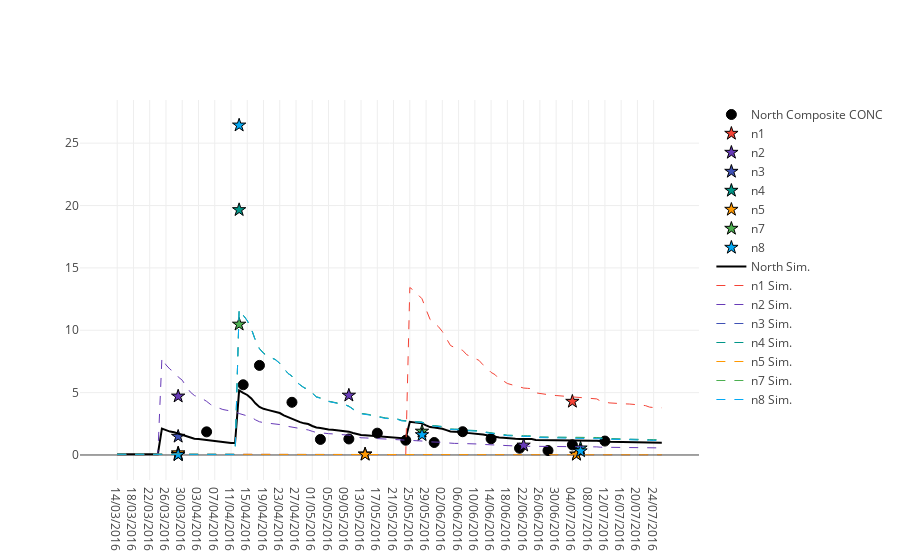

This figure's notebook cell:
### Code cell
%matplotlib inline
import plotlycred
figname = 'Soils' + variable + transect + '.png'

online = False
if online:
    # fig = py.iplot(data) 
    fig = go.Figure(data=data) # , layout=layout)
    py.image.save_as(fig, filename=figname)
else:
    iplot(data)

### Figure 1 — Plotly figure (JSON) as saved in the notebook; plotly's stock layout.template omitted (floating-point values rounded to 4 significant figures; data arrays with more than 128 entries replaced by an {"elided": "..."} marker saying what was removed)
{"data": [{"marker": {"color": "black", "line": {"color": "black", "width": 1}, "size": 10, "symbol": "circle"}, "mode": "markers", "name": "North Composite CONC", "type": "scatter", "x": {"elided": "135 str values"}, "y": {"elided": "135 float values"}}, {"marker": {"color": "#F44336", "line": {"color": "black", "width": 1}, "size": 10, "symbol": "star"}, "mode": "markers", "name": "n1", "type": "scatter", "x": {"elided": "135 str values"}, "y": {"elided": "135 float values"}}, {"marker": {"color": "#673AB7", "line": {"color": "black", "width": 1}, "size": 10, "symbol": "star"}, "mode": "markers", "name": "n2", "type": "scatter", "x": {"elided": "135 str values"}, "y": {"elided": "135 float values"}}, {"marker": {"color": "#3F51B5", "line": {"color": "black", "width": 1}, "size": 10, "symbol": "star"}, "mode": "markers", "name": "n3", "type": "scatter", "x": {"elided": "135 str values"}, "y": {"elided": "135 float values"}}, {"marker": {"color": "#009688", "line": {"color": "black", "width": 1}, "size": 10, "symbol": "star"}, "mode": "markers", "name": "n4", "type": "scatter", "x": {"elided": "135 str values"}, "y": {"elided": "135 float values"}}, {"marker": {"color": "#FF9800", "line": {"color": "black", "width": 1}, "size": 10, "symbol": "star"}, "mode": "markers", "name": "n5", "type": "scatter", "x": {"elided": "135 str values"}, "y": {"elided": "135 float values"}}, {"marker": {"color": "#4CAF50", "line": {"color": "black", "width": 1}, "size": 10, "symbol": "star"}, "mode": "markers", "name": "n7", "type": "scatter", "x": {"elided": "135 str values"}, "y": {"elided": "135 float values"}}, {"marker": {"color": "#03A9F4", "line": {"color": "black", "width": 1}, "size": 10, "symbol": "star"}, "mode": "markers", "name": "n8", "type": "scatter", "x": {"elided": "135 str values"}, "y": {"elided": "135 float values"}}, {"marker": {"color": "black"}, "mode": "lines", "name": "North Sim.", "type": "scatter", "x": {"elided": "135 str values"}, "y": {"elided": "195 float values"}}, {"line": {"color": "#F44336", "dash": "dash", "width": 1}, "name": "n1 Sim.", "type": "scatter", "x": {"elided": "135 str values"}, "y": {"elided": "195 float values"}}, {"line": {"color": "#673AB7", "dash": "dash", "width": 1}, "name": "n2 Sim.", "type": "scatter", "x": {"elided": "135 str values"}, "y": {"elided": "195 float values"}}, {"line": {"color": "#3F51B5", "dash": "dash", "width": 1}, "name": "n3 Sim.", "type": "scatter", "x": {"elided": "135 str values"}, "y": {"elided": "195 float values"}}, {"line": {"color": "#009688", "dash": "dash", "width": 1}, "name": "n4 Sim.", "type": "scatter", "x": {"elided": "135 str values"}, "y": {"elided": "195 float values"}}, {"line": {"color": "#FF9800", "dash": "dash", "width": 1}, "name": "n5 Sim.", "type": "scatter", "x": {"elided": "135 str values"}, "y": {"elided": "195 float values"}}, {"line": {"color": "#4CAF50", "dash": "dash", "width": 1}, "name": "n7 Sim.", "type": "scatter", "x": {"elided": "135 str values"}, "y": {"elided": "195 float values"}}, {"line": {"color": "#03A9F4", "dash": "dash", "width": 1}, "name": "n8 Sim.", "type": "scatter", "x": {"elided": "135 str values"}, "y": {"elided": "195 float values"}}], "layout": {}}
